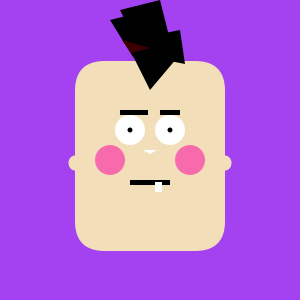
Frame 1 (no input)
Frame 60 (the mouse pressed at the canvas centre just before this capture): identical to frame 1, image omitted
Frame 120 (the mouse held since frame 60 and released just before this capture): identical to frame 1, image omitted

The Processing sketch that drew this single still picture (run headless with seeded random() and noise(); from frame 60 on, the mouse is pressed at the canvas centre):

// Processing sketch: processing_140777
// ── processing_140777.pde

float topToungeCurves = 0;
float tounge;
float toungeLine;
float whites = 30;
float nose;
float brows = -40;
float pupil = 5;
float head = 30;
float topNose = 4;
float toungesideright;
float toungelength;
float toungelineY;
float back1 = random(0,255);
float back2 = random(0,255);
float back3 = random(0,255);
float hair1 = random(255);
float hair2 = random(0);
float hair3 = random(0);
float cheeksr = random(200,255);
float cheeksg = random(60,210);
float cheeksb = random(150,200);
float headlength = 190;

void setup(){
  size(300,300);
  background(back1,back2,back3);
  noStroke();
}
 
void draw(){
  makeFace();
}
 
void makeFace(){
  translate(150,150);
  fill(153,204,255);
  ellipse(-1,-3,170,68);
    
  fill(0,0,0);
  ellipse(80,20,7,10);
  background(back1,back2,back3);
   
  //background(153,0,51);
   
  fill(242,223,186);
  rect(-75,-89,150,headlength,head);
   
   
  fill(242,223,186);
  ellipse(-75,13,13,15);
   
  fill(242,223,186);
  ellipse(75,13,13,15);
   
  //pupil
   
  fill(255,255,255);
  ellipse(20,-20,whites,whites);
   
  fill(255,255,255);
  ellipse(-20,-20,whites,whites);
   
  fill(0,0,0);
  ellipse(-20,-20,pupil, pupil);
   
  fill(0,0,0);
  ellipse(20,-20,pupil,pupil);
   
  //nose
   
  fill(255,255,255);
  triangle(0,topNose,-7,nose,7,nose);
   
  //mouth
   
  fill(255,102,153);
  rect(tounge,35,toungesideright,toungelength,topToungeCurves,topToungeCurves,30,30);
   
  fill(0,0,0);
  rect(-20,30,40,5);
   
  fill(255,255,255);
  rect(5,32,7,10);
  
  fill(0,0,0);
   
   
  //cheeks
   
  fill(cheeksr,cheeksg,cheeksb);
  ellipse(-40,10,30,30);
   
  fill(cheeksr,cheeksg,cheeksb);
  ellipse(40,10,30,30);
   
  //eyebrows
  fill(0,0,0);
  rect(-30,brows,28,5);
   
  fill(0,0,0);
  rect(10,brows,20,5);
   
  //hair
   
  fill(0,0,0);
  quad(-40, -130, 0, -140, 15, -93, -17, -93);
   
  fill(0,0,0);
  quad(-30, -140, 10, -150, 25, -90, -7, -93);
   
  fill(0,0,0);
  quad(-20, -110, 30, -120, 35, -86, 0, -93);
   
  fill(0,0,0);
  triangle(-18,-96,27,-92,0,-60);
   
  fill(hair1,hair2,hair3);
  triangle(-28,-110,0,-102,-19,-97);
}
 
 
void keyPressed(){
 
  whites = random(26,39);
  pupil = random(2,23);
  nose = random(1,30);
  topToungeCurves = random(1);
  tounge = random(-22,-1);
  brows = random(-65,-40);
  whites = random(20,40);
  topNose = random(-10,10);
  head = random(1,250);
  toungesideright = random(20,29);
  toungelength = random(1,60);
  back1 = random(0,255);
  back2 = random(0,255);
  back3 = random(0,255);
  hair1 = random(0,255);
  hair2 = random(0,255);
  hair3 = random(0,255);
  cheeksr = random(240,255);
  cheeksg = random(60,210);
  cheeksb = random(150,200);
  headlength = random(180,220);
  
}
